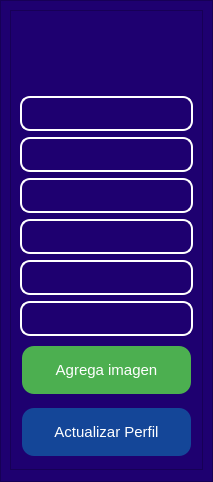
           <widget class="QFrame" name="frame_perfil">
            <property name="enabled">
             <bool>true</bool>
            </property>
            <property name="styleSheet">
             <string notr="true">
 	background-color: #1E0070;


</string>
            </property>
            <property name="inputMethodHints">
             <set>Qt::ImhNone</set>
            </property>
            <property name="frameShape">
             <enum>QFrame::StyledPanel</enum>
            </property>
            <property name="frameShadow">
             <enum>QFrame::Raised</enum>
            </property>
            <property name="lineWidth">
             <number>1</number>
            </property>
            <layout class="QVBoxLayout" name="verticalLayout_14">
             <property name="spacing">
              <number>6</number>
             </property>
             <property name="sizeConstraint">
              <enum>QLayout::SetDefaultConstraint</enum>
             </property>
             <property name="leftMargin">
              <number>9</number>
             </property>
             <property name="topMargin">
              <number>9</number>
             </property>
             <property name="rightMargin">
              <number>9</number>
             </property>
             <item>
              <widget class="QFrame" name="frame_5">
               <property name="styleSheet">
                <string notr="true">
QLineEdit{
background-color: rgba(0, 0, 0,0);
border-radius:10px; 
font: 12pt &quot;Arial&quot;;
color: rgb(255, 255, 254);
border: 2px solid  rgb(255, 255, 255);

}

QLineEdit:hover{
background-color: rgba(0, 0, 0,0);
border-radius:10px; 
font: 12pt &quot;Arial&quot;;
border: 2px solid  rgb(120, 0, 171);
}

QLineEdit:focus{
background-color: rgb(0, 0, 0);
border-radius:10px; 
font: 12pt &quot;Arial&quot;;
border: 2px solid rgb(120, 0, 171);
}
</string>
               </property>
               <property name="frameShape">
                <enum>QFrame::StyledPanel</enum>
               </property>
               <property name="frameShadow">
                <enum>QFrame::Raised</enum>
               </property>
               <layout class="QVBoxLayout" name="verticalLayout_18">
                <item>
                 <widget class="QLabel" name="labelimageprofile">
                  <property name="minimumSize">
                   <size>
                    <width>0</width>
                    <height>70</height>
                   </size>
                  </property>
                  <property name="layoutDirection">
                   <enum>Qt::LeftToRight</enum>
                  </property>
                  <property name="text">
                   <string/>
                  </property>
                  <property name="alignment">
                   <set>Qt::AlignCenter</set>
                  </property>
                 </widget>
                </item>
                <item>
                 <widget class="QLineEdit" name="uid_user_txt">
                  <property name="enabled">
                   <bool>false</bool>
                  </property>
                  <property name="minimumSize">
                   <size>
                    <width>0</width>
                    <height>35</height>
                   </size>
                  </property>
                 </widget>
                </item>
                <item>
                 <widget class="QLineEdit" name="name_user_txt">
                  <property name="minimumSize">
                   <size>
                    <width>0</width>
                    <height>35</height>
                   </size>
                  </property>
                  <property name="styleSheet">
                   <string notr="true"/>
                  </property>
                 </widget>
                </item>
                <item>
                 <widget class="QLineEdit" name="email_user_txt">
                  <property name="minimumSize">
                   <size>
                    <width>0</width>
                    <height>35</height>
                   </size>
                  </property>
                  <property name="toolTipDuration">
                   <number>-1</number>
                  </property>
                 </widget>
                </item>
                <item>
                 <widget class="QLineEdit" name="rol_user_txt">
                  <property name="minimumSize">
                   <size>
                    <width>0</width>
                    <height>35</height>
                   </size>
                  </property>
                 </widget>
                </item>
                <item>
                 <widget class="QLineEdit" name="password_user_txt">
                  <property name="minimumSize">
                   <size>
                    <width>0</width>
                    <height>35</height>
                   </size>
                  </property>
                 </widget>
                </item>
                <item>
                 <widget class="QLineEdit" name="image_user_txt">
                  <property name="enabled">
                   <bool>false</bool>
                  </property>
                  <property name="minimumSize">
                   <size>
                    <width>0</width>
                    <height>35</height>
                   </size>
                  </property>
                 </widget>
                </item>
                <item>
                 <widget class="QPushButton" name="btn_image_user">
                  <property name="cursor">
                   <cursorShape>PointingHandCursor</cursorShape>
                  </property>
                  <property name="styleSheet">
                   <string notr="true">QPushButton {
               background-color: #4CAF50; /* Verde */
                border: none;
                color: white;
                padding: 15px 32px;
                text-align: center;
                text-decoration: none;
                font-size: 15px;
                margin: 4px 2px;
                border-radius: 12px;
            }
            QPushButton:hover {
                background-color: #2D005F;
            }
            QPushButton:pressed {
                background-color: #2e7031;
            }</string>
                  </property>
                  <property name="text">
                   <string>Agrega imagen</string>
                  </property>
                 </widget>
                </item>
                <item>
                 <widget class="QPushButton" name="btn_update_profile">
                  <property name="cursor">
                   <cursorShape>PointingHandCursor</cursorShape>
                  </property>
                  <property name="styleSheet">
                   <string notr="true">QPushButton {
                  background-color: #144698; /* Azul Oscuro */
                border: none;
                color: white;
                padding: 15px 32px;
                text-align: center;
                text-decoration: none;
                font-size: 15px;
                margin: 4px 2px;
                border-radius: 12px;
            }
            QPushButton:hover {
                background-color: #2D005F;
            }
            QPushButton:pressed {
                background-color: #2e7031;
            }</string>
                  </property>
                  <property name="text">
                   <string>Actualizar Perfil</string>
                  </property>
                  <property name="checkable">
                   <bool>true</bool>
                  </property>
                 </widget>
                </item>
               </layout>
              </widget>
             </item>
            </layout>
           </widget>
